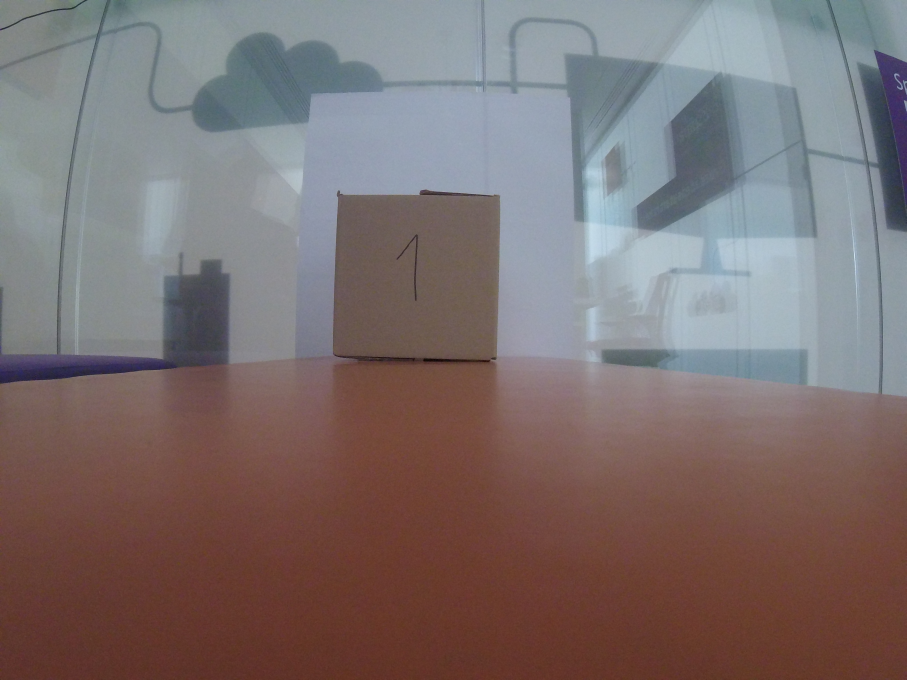
#> input picture calibration_final/side1.JPG, 2720 x 2040 px, given in place of cab1.jpg, which was not available (shown at 1/3 size)
$ jupyter execute --allow-errors CalibrationTest.ipynb   (older library calls are emulated)   (text cells are left out)
#> lines starting #> are read from the running program, lines starting #| are printed output that depends on the picture; after the words box and inside, x2 and y2 are one past the last pixel; in counts of white or black regions, pixels touching at a corner belong together; pictures that were not available may be replaced by others from this repository, and a replacement may not be noted
[cell 1]
import cv2
import numpy as np
import imutils
from utils.cttutils import displayImage
from scipy.spatial import distance as dist
from imutils import perspective
from imutils import contours

[cell 2]
def midpoint(ptA, ptB):
    return ((ptA[0] + ptB[0]) * 0.5, (ptA[1] + ptB[1]) * 0.5)

def DoGrayscaleAndBlur(image):
    # grayscale and blur
    gray = cv2.cvtColor(image, cv2.COLOR_BGR2GRAY)
    gray = cv2.GaussianBlur(gray, (5, 5), 0)
    return gray

def calculateMetric(knownValue, img, bg_img, metric, th):
    diff = cv2.absdiff(bg_img, img)
    mask = cv2.cvtColor(diff, cv2.COLOR_BGR2GRAY)
    imask =  mask>th
    canvas = np.zeros_like(img, np.uint8)
    canvas[:] = 255
    canvas[imask] = img[imask]
    # perform edge detection, then perform a dilation + erosion to
    # close gaps in between object edges
    result = DoGrayscaleAndBlur(canvas)
    edged = cv2.Canny(result, 180, 200)
    edged = cv2.dilate(edged, None, iterations=2)
    edged = cv2.erode(edged, None, iterations=1)
     # find contours in the edge map
    cnts = cv2.findContours(edged.copy(), cv2.RETR_EXTERNAL, cv2.CHAIN_APPROX_SIMPLE)
    cnts = cnts[0] if imutils.is_cv2() else cnts[1]

    # sort the contours from left-to-right and initialize the
    # 'pixels per metric' calibration variable
    (cnts, _) = contours.sort_contours(cnts, method='left-to-right')

    # get areas for all contours
    areas = []
    for c in cnts:
        a = cv2.contourArea(c)
        areas.append(a)

    areas = np.array(areas)
    cnts = np.array(cnts)

    # remove small contours
    cnts = cnts[np.where(areas >= 600)[0]]

    # remove areas of removed contours
    areas = areas[np.where(areas >= 600)[0]]

    # loop over the contours individually and get bounding boxes
    boxes = []
    for c in cnts:

        # compute the rotated bounding box of the contour
        box = cv2.minAreaRect(c)
        box = cv2.boxPoints(box)
        box = np.array(box, dtype="int")

        # order the points in the contour such that they appear
        # in top-left, top-right, bottom-right, and bottom-left
        # order, then draw the outline of the rotated bounding
        # box
        box = perspective.order_points(box)
        boxes.append(box)

    boxes = np.array(boxes)
    object_sizes = []

    pixelsPerMetric = None
    for box in boxes:
        # unpack the ordered bounding box, then compute the midpoint
        # between the top-left and top-right coordinates, followed by
        # the midpoint between bottom-left and bottom-right coordinates
        (tl, tr, br, bl) = box
        (tltrX, tltrY) = midpoint(tl, tr)
        (blbrX, blbrY) = midpoint(bl, br)

        # compute the midpoint between the top-left and top-right points,
        # followed by the midpoint between the top-righ and bottom-right
        (tlblX, tlblY) = midpoint(tl, bl)
        (trbrX, trbrY) = midpoint(tr, br)

        # compute the Euclidean distance between the midpoints
        dA = dist.euclidean((tltrX, tltrY), (blbrX, blbrY))
        dB = dist.euclidean((tlblX, tlblY), (trbrX, trbrY))

        # if the pixels per metric has not been initialized, then
        # compute it as the ratio of pixels to supplied metric
        # (in this case, inches)
        if pixelsPerMetric is None:
            if metric == 'height':
                pixelsPerMetric = dA / knownValue
            else:
                pixelsPerMetric = dB / knownValue

        #object_sizes.append([box, dimB, dimA])

    return pixelsPerMetric, boxes

[cell 3]
side1 = cv2.imread("calibration/cab1.jpg")
#> side1 is the input picture: shape (2040, 2720, 3); mean B, G, R 111.5, 111.7, 124.1
side2 = cv2.imread("calibration/cab2.jpg")
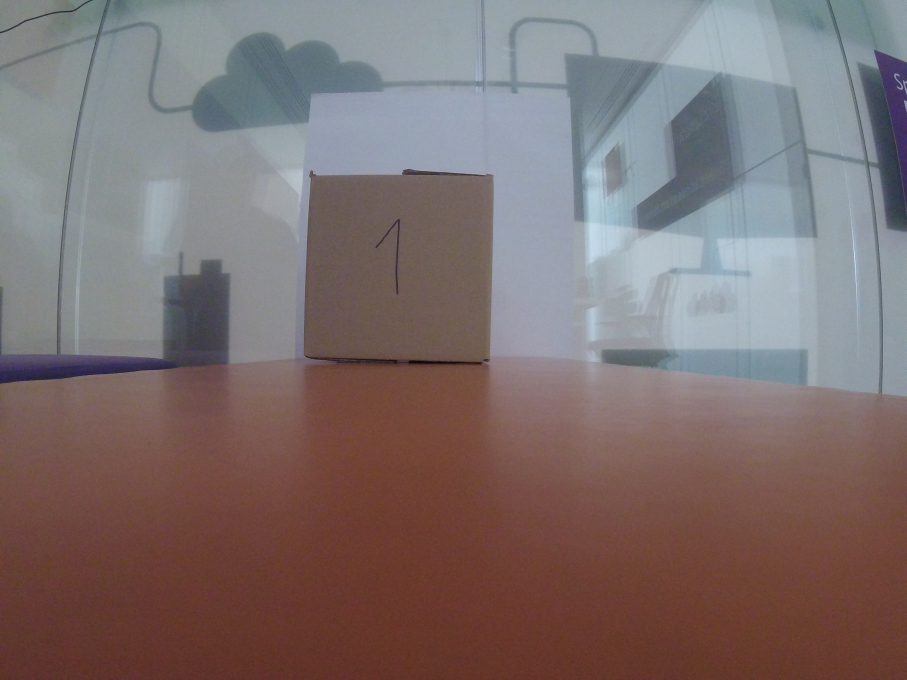
#> input picture calibration_final/side2.JPG, 2720 x 2040 px, given in place of cab2.jpg, which was not available (shown at 1/3 size)
#> side2 is the input picture: shape (2040, 2720, 3); mean B, G, R 110.8, 111.3, 125.2
bgside = cv2.imread("calibration/bg_side.jpg")
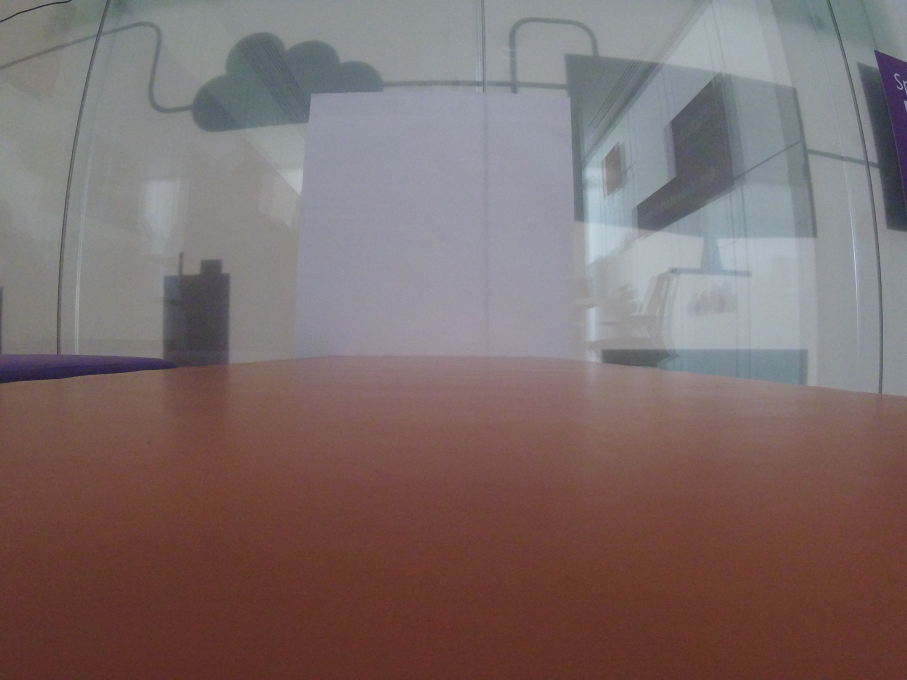
#> input picture calibration_final/bg_side.JPG, 2720 x 2040 px, found by its file name (shown at 1/3 size)
#> bgside is the input picture: shape (2040, 2720, 3); mean B, G, R 107.4, 108.4, 124.6

width = 1000
height = 1000
startX = 1200
startY = 1000

def crop(image):
    return image[startY:startY+height, startX:startX+width]

side1 = crop(side1)
#> in crop, `return image[startY:startY+height, startX:startX+width]`:
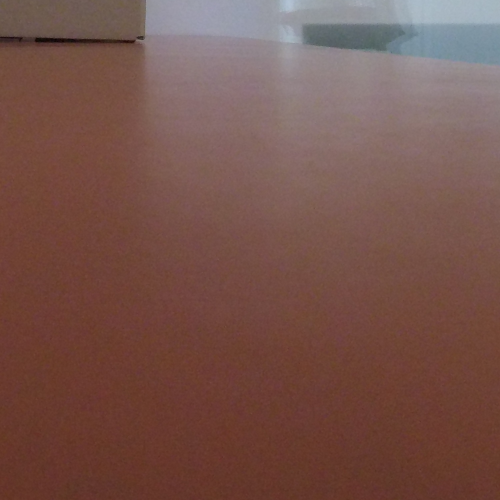
#> returned value: shape (1000, 1000, 3) (shown at 1/2 size); mean of channels 0, 1, 2 75.4, 83.3, 117.9; drawn as B, G, R
side2 = crop(side2)
bgside = crop(bgside)
#> in crop (call 3), `return image[startY:startY+height, startX:startX+width]`:
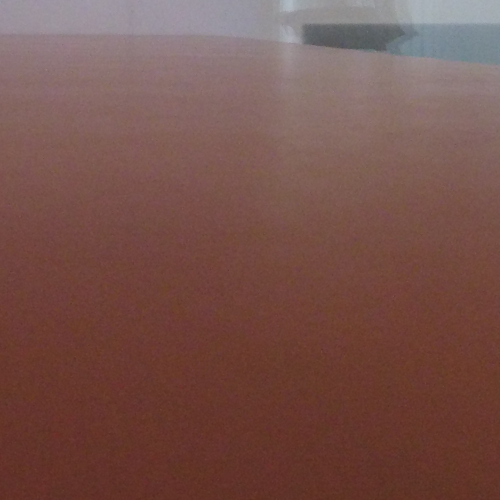
#> returned value: shape (1000, 1000, 3) (shown at 1/2 size); mean of channels 0, 1, 2 75.6, 82.2, 118.4; drawn as B, G, R

#> (the rest of this cell did not finish here and is left out)

#> in calculateMetric, `diff = cv2.absdiff(bg_img, img)`:
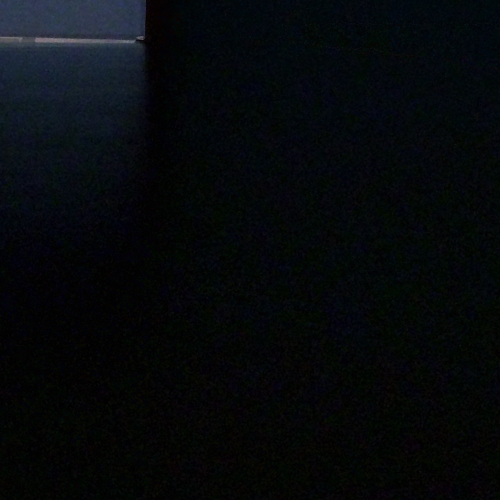
#> diff: shape (1000, 1000, 3) (shown at 1/2 size); mean B, G, R 11.3, 8.9, 5.9
#> in calculateMetric, `imask =  mask>th`:
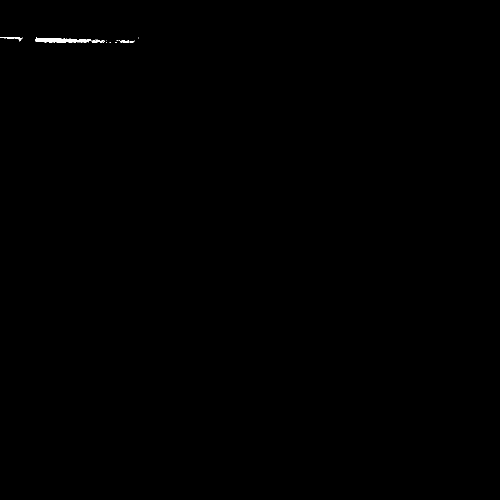
#> imask: shape (1000, 1000) bool (shown at 1/2 size); 0.11% white; 18 white regions (14 under 20 px), largest, box (x1, y1, x2, y2) and area: (70, 75, 182, 85) 766, (0, 74, 45, 83) 124, (183, 79, 209, 85) 85, (240, 80, 259, 85) 57
#> in calculateMetric, `canvas[imask] = img[imask]`:
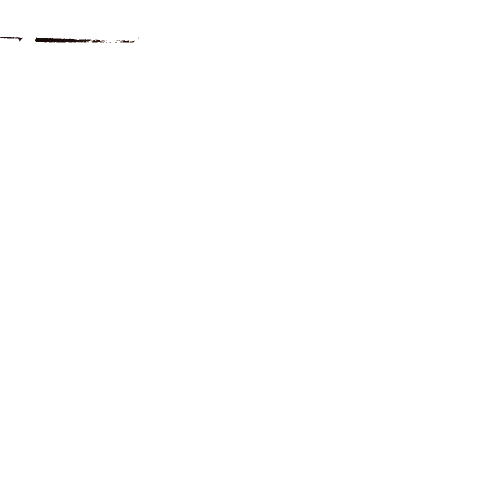
#> canvas: shape (1000, 1000, 3) (shown at 1/2 size); mean B, G, R 254.7, 254.7, 254.8
#> in calculateMetric, `edged = cv2.Canny(result, 180, 200)`: edged: shape (1000, 1000); 0.05% white in thin lines or dots, all inside (x1, y1, x2, y2) = (0, 73, 269, 86)
#> in calculateMetric, `edged = cv2.dilate(edged, None, iterations=2)`: edged: shape (1000, 1000); 0.24% white; 3 white regions, box (x1, y1, x2, y2) and area: (68, 73, 225, 88) 1588, (0, 71, 48, 85) 435, (227, 77, 271, 88) 416
#> in calculateMetric, `edged = cv2.erode(edged, None, iterations=1)`:
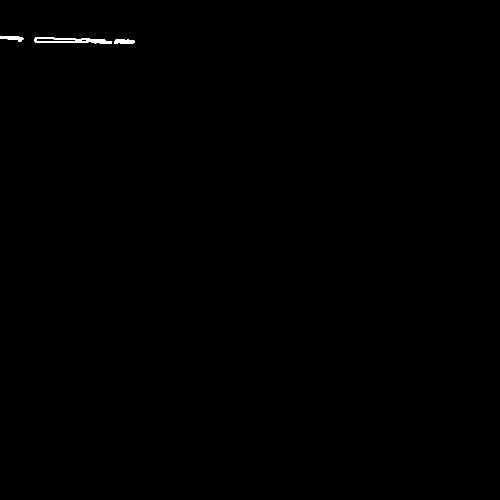
#> edged: shape (1000, 1000) (shown at 1/2 size); 0.17% white; 3 white regions
#> in calculateMetric, `cnts = cv2.findContours(edged.copy(), cv2.RETR_EXTERNAL, cv2.CHAIN_APP..`: cnts = 3 contours; box (x1, y1, x2, y2) and area: (69, 74, 224, 87) 1238, (0, 72, 47, 84) 268, (228, 78, 270, 87) 254
#> the loop in calculateMetric, `for c in cnts:` made 3 passes
#> a on passes 1 to 3: 268.5, 1238, 254.5
#> after the loop in calculateMetric, `for c in cnts:`: areas = [268.5, 1238, 254.5]
hppm2, boxes_s2 = calculateMetric(9, side2, bgside, 'height', 70)

#> (a cell that did not finish here is left out)

[cell 5]
top1 = cv2.imread("calibration/cabt1.jpg")
top2 = cv2.imread("calibration/cabt2.jpg")
bgtop = cv2.imread("calibration/bg_top.jpg")
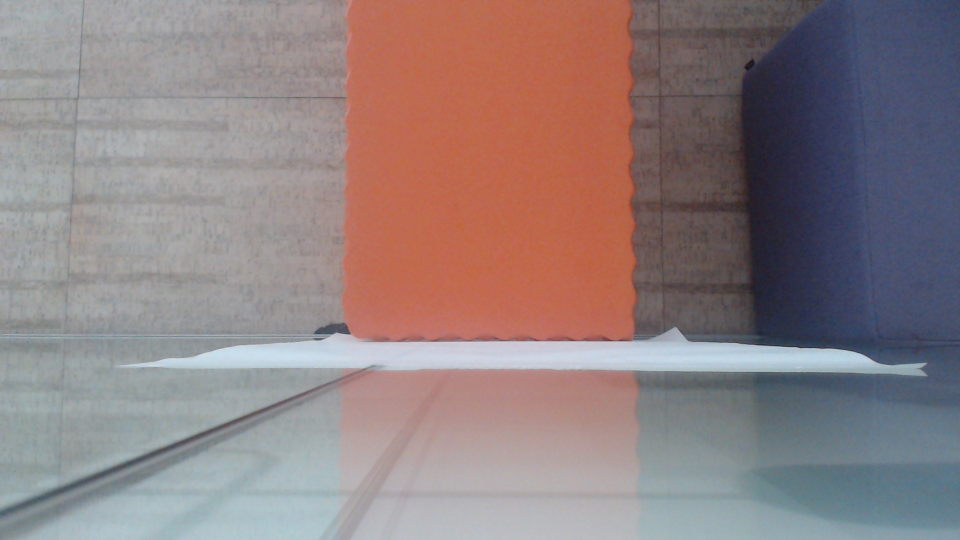
#> input picture calibration_final/bg_top.jpg, 1920 x 1080 px, found by its file name (shown at 1/2 size)
#> bgtop is the input picture: shape (1080, 1920, 3); mean B, G, R 128.7, 127.7, 142.7

top1 = imutils.rotate(top1,180)
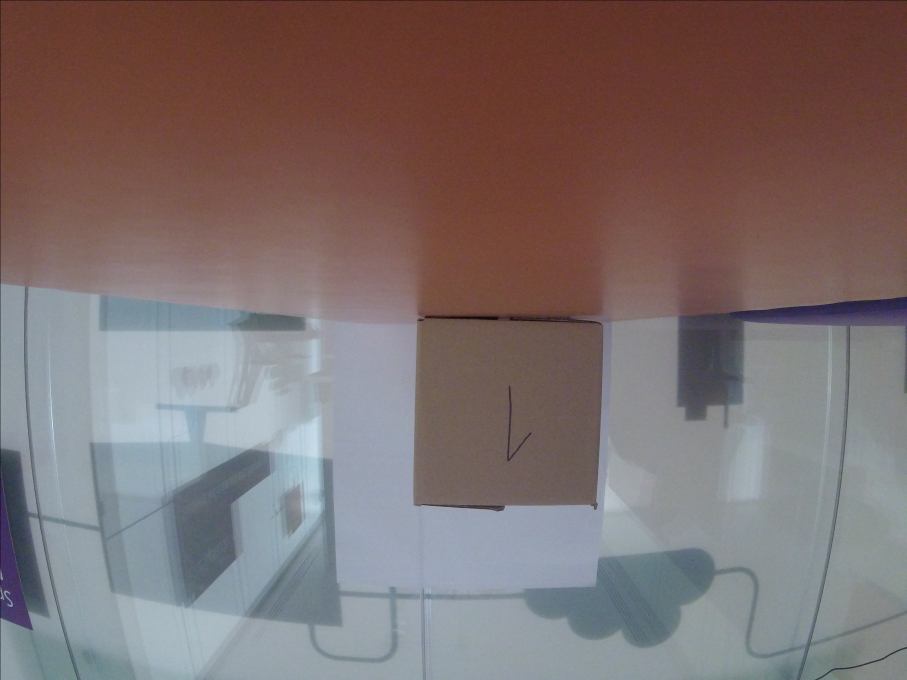
#> top1: shape (2040, 2720, 3) (shown at 1/3 size); mean B, G, R 110.7, 111.2, 125.1
#> (the rest of this cell did not finish here and is left out)
